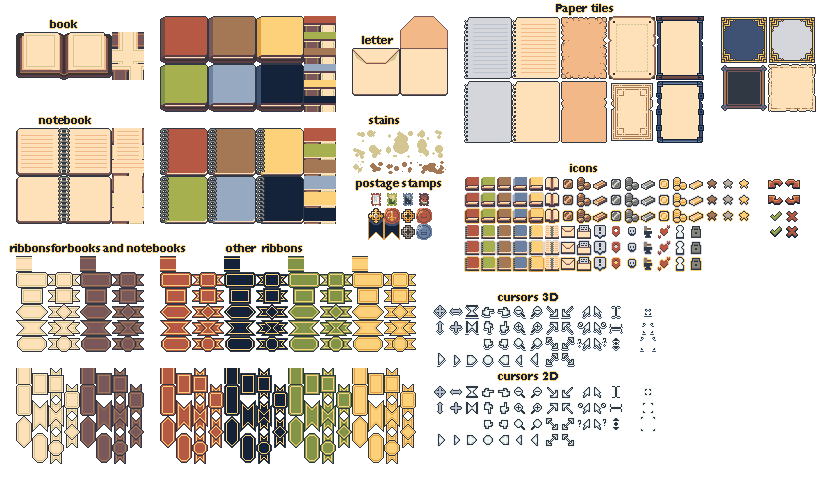
#> input picture resources/Images/UI assets pack 2/UI books & more.png, 832 x 480 px, found by its file name
$ python build_ui_from_pack.py
#> lines starting #> are read from the running program, lines starting #| are printed output that depends on the picture
"""
build_ui_from_pack.py
Extracts and generates pixel-perfect UI textures directly from:
- resources/Images/UI assets pack 2/UI books & more.png
- resources/Images/UI assets pack 2/UI cooking.png

Features:
- Fundo mais de madeira: authentic horizontal mahogany wood planks with wood grain and gold filigree brackets.
- Esse azul: deep royal slate blue buttons with raised 3D pixel bevel, gold rims, and distinct tactile feedback.
- Recessed slots and gold-rimmed sliders.
"""
import os
from PIL import Image, ImageEnhance

BOOKS_PATH = r"resources/Images/UI assets pack 2/UI books & more.png"
COOKING_PATH = r"resources/Images/UI assets pack 2/UI cooking.png"
OUTPUT_DIR = r"resources/ui"
os.makedirs(OUTPUT_DIR, exist_ok=True)

books = Image.open(BOOKS_PATH).convert("RGBA")
#> books is the input picture: PIL image 832x480 RGBA; mean R, G, B, A 76.2, 66.9, 55.4, 115.4
cooking = Image.open(COOKING_PATH).convert("RGBA")
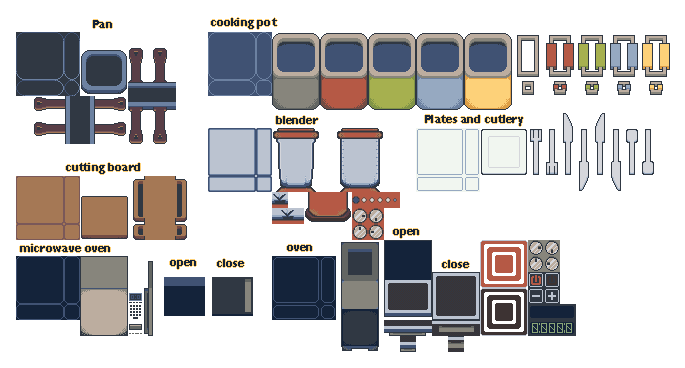
#> input picture resources/Images/UI assets pack 2/UI cooking.png, 685 x 368 px, found by its file name
#> cooking is the input picture: PIL image 685x368 RGBA; mean R, G, B, A 50.1, 48.1, 48.5, 110.8

print("Opened pack images successfully.")

# 1. Base card & Dock bar: (96x96) -> rich mahogany wood planks + gold filigree corner brackets
w, h = 96, 96
wood_card = Image.new("RGBA", (w, h), (0, 0, 0, 0))
#> wood_card: PIL image 96x96 RGBA; every value is 0

w_seam = (38, 22, 14, 255)       # dark seam between planks
w_shadow = (58, 34, 22, 255)     # bottom shadow of plank
w_grain = (78, 48, 32, 255)      # fine grain lines
w_base = (98, 62, 42, 255)       # rich mahogany base
w_mid = (118, 76, 52, 255)      # warm wood mid-tone
w_hi = (142, 94, 66, 255)        # top highlight bevel of plank

for y in range(4, h - 4):
    for x in range(4, w - 4):
        # 3 horizontal planks of 29px each (seamless horizontal tiling)
        py = (y - 4) % 29
        if py == 0:
            c = w_seam
        elif py == 1:
            c = w_hi
        elif py == 2:
            c = w_mid
        elif py == 28:
            c = w_shadow
        else:
            wave = int(2.0 * ((x % 32) / 32.0))
            gy = (y + wave) % 7
            if gy == 0:
                c = w_grain
            elif gy == 1:
                c = w_mid
            elif ((x * 11 + y * 17) % 31 == 0):
                c = w_grain
            else:
                c = w_base
        wood_card.putpixel((x, y), c)
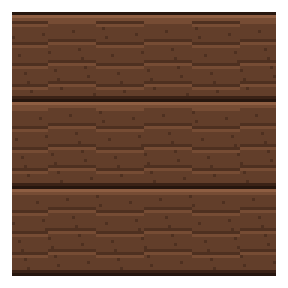
#> wood_card: PIL image 96x96 RGBA (shown 3 times larger); mean R, G, B, A 80.6, 51, 34.5, 214.3; transparent parts drawn white

# Ornate gold brackets from card_grey_gold (768, 16, 816, 64)
gold_src = books.crop((768, 16, 816, 64)).resize((96, 96), Image.NEAREST)
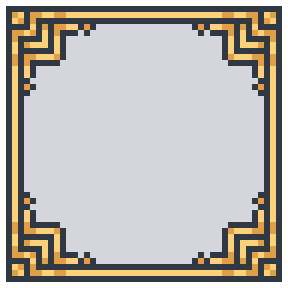
#> gold_src: PIL image 96x96 RGBA (shown 3 times larger); mean R, G, B, A 165, 160.9, 155, 234.2; transparent parts drawn white
for y in range(h):
    for x in range(w):
        cg = gold_src.getpixel((x, y))
        if cg[3] > 0 and not (cg[0] == 213 and cg[1] == 214 and cg[2] == 219):
            wood_card.putpixel((x, y), cg)
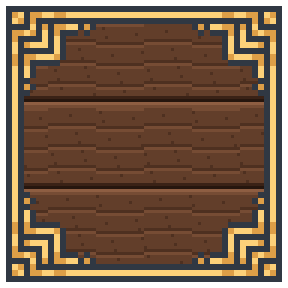
#> wood_card: PIL image 96x96 RGBA (shown 3 times larger); mean R, G, B, A 97.2, 71.8, 51.4, 234.2; transparent parts drawn white

wood_card.save(os.path.join(OUTPUT_DIR, "dock_bar.png"))
wood_card.save(os.path.join(OUTPUT_DIR, "panel_card.png"))
print("Saved dock_bar.png and panel_card.png (rich mahogany wood + gold)")

# 2. Action buttons: 'esse azul' with 3D bevel & gold rim (48x48)
def make_blue_btn(state='normal'):
#> called with state = 'normal'
    im = Image.new("RGBA", (48, 48), (0, 0, 0, 0))
#> im: PIL image 48x48 RGBA; every value is 0
    if state == 'normal':
        bg = (56, 75, 105, 255)      # 'esse azul' core
        hi = (96, 126, 172, 255)     # raised bevel highlight
        sh = (30, 42, 60, 255)       # raised bevel shadow
        rim_dark = (120, 85, 45, 255)
        rim_mid = (195, 145, 60, 255)
        rim_light = (245, 195, 95, 255)
        stud = (255, 220, 130, 255)
    elif state == 'hover':
        bg = (76, 102, 142, 255)
        hi = (128, 162, 218, 255)
        sh = (44, 60, 84, 255)
        rim_dark = (150, 105, 55, 255)
        rim_mid = (225, 170, 75, 255)
        rim_light = (255, 225, 125, 255)
        stud = (255, 245, 175, 255)
    elif state == 'pressed':
        bg = (40, 54, 76, 255)
        hi = (24, 34, 50, 255)       # inverted: top is shadow
        sh = (78, 104, 144, 255)     # inverted: bottom is highlight
        rim_dark = (95, 68, 36, 255)
        rim_mid = (165, 120, 50, 255)
        rim_light = (210, 160, 70, 255)
        stud = (215, 170, 90, 255)
    elif state == 'active':
        bg = (52, 92, 150, 255)      # radiant royal blue
        hi = (130, 185, 255, 255)
        sh = (28, 52, 90, 255)
        rim_dark = (185, 130, 40, 255)
        rim_mid = (245, 190, 65, 255)
        rim_light = (255, 235, 120, 255)
        stud = (255, 255, 190, 255)

    for y in range(48):
        for x in range(48):
            if (x == 0 or x == 47) and (y == 0 or y == 47):
                continue
            if (x <= 1 or x >= 46) and (y <= 1 or y >= 46):
                im.putpixel((x, y), stud)
                continue
            if x <= 2 or x >= 45 or y <= 2 or y >= 45:
                if y <= 1 or x <= 1:
                    im.putpixel((x, y), rim_light)
                elif y >= 46 or x >= 46:
                    im.putpixel((x, y), rim_dark)
                else:
                    im.putpixel((x, y), rim_mid)
                continue
            if x <= 4 or y <= 4:
                im.putpixel((x, y), hi)
            elif x >= 43 or y >= 43:
                im.putpixel((x, y), sh)
            else:
                im.putpixel((x, y), bg)
    return im

btn_norm = make_blue_btn('normal')
btn_hov = make_blue_btn('hover')
btn_press = make_blue_btn('pressed')
btn_act = make_blue_btn('active')

btn_norm.save(os.path.join(OUTPUT_DIR, "btn_dark.png"))
btn_hov.save(os.path.join(OUTPUT_DIR, "btn_dark_hover.png"))
btn_press.save(os.path.join(OUTPUT_DIR, "btn_dark_pressed.png"))
btn_act.save(os.path.join(OUTPUT_DIR, "btn_dark_active.png"))
print("Saved btn_dark states (48x48, blue + 3D bevel + gold rim)")

# 3. Close Button (48x48)
cross1_raw = books.crop((784, 208, 800, 224)) # 16x16
cross2_raw = books.crop((784, 224, 800, 240)) # 16x16 pressed

cross_white = Image.new("RGBA", (16, 16), (0, 0, 0, 0))
#> cross_white: PIL image 16x16 RGBA; every value is 0
for y in range(16):
    for x in range(16):
        r, g, b, a = cross1_raw.getpixel((x, y))
        if a > 0:
            if r > 100:
                cross_white.putpixel((x, y), (255, 255, 255, a))
            else:
                cross_white.putpixel((x, y), (15, 20, 30, a))

cross_white_hover = Image.new("RGBA", (16, 16), (0, 0, 0, 0))
for y in range(16):
    for x in range(16):
        r, g, b, a = cross1_raw.getpixel((x, y))
        if a > 0:
            if r > 100:
                cross_white_hover.putpixel((x, y), (255, 130, 130, a))
            else:
                cross_white_hover.putpixel((x, y), (15, 20, 30, a))
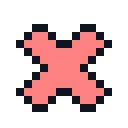
#> cross_white_hover: PIL image 16x16 RGBA (shown 8 times larger); mean R, G, B, A 57.8, 31.1, 32.4, 89.6; transparent parts drawn white

cross_w24 = cross_white.resize((24, 24), Image.NEAREST)
cross_w24_hov = cross_white_hover.resize((24, 24), Image.NEAREST)
cross_w24_press = cross2_raw.resize((24, 24), Image.NEAREST)

btn_close = btn_norm.copy()
btn_close.paste(cross_w24, (12, 12), cross_w24)
btn_close.save(os.path.join(OUTPUT_DIR, "btn_close.png"))

btn_close_hov = btn_hov.copy()
btn_close_hov.paste(cross_w24_hov, (12, 12), cross_w24_hov)
btn_close_hov.save(os.path.join(OUTPUT_DIR, "btn_close_hover.png"))

btn_close_press = btn_press.copy()
btn_close_press.paste(cross_w24_press, (12, 13), cross_w24_press)
btn_close_press.save(os.path.join(OUTPUT_DIR, "btn_close_pressed.png"))
print("Saved btn_close states (48x48)")

# 4. Input Field: recessed blue-slate with gold rim (48x32)
inp = Image.new("RGBA", (48, 32), (0, 0, 0, 0))
#> inp: PIL image 48x32 RGBA; every value is 0
for y in range(32):
    for x in range(48):
        if (x == 0 or x == 47) and (y == 0 or y == 31):
            continue
        if x <= 1 or x >= 46 or y <= 1 or y >= 30:
            if y >= 30 or x >= 46:
                inp.putpixel((x, y), (210, 160, 70, 255))
            else:
                inp.putpixel((x, y), (110, 78, 40, 255))
        elif y <= 3:
            inp.putpixel((x, y), (20, 28, 42, 255))
        else:
            inp.putpixel((x, y), (30, 42, 60, 255))
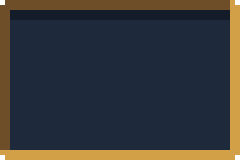
#> inp: PIL image 48x32 RGBA (shown 5 times larger); mean R, G, B, A 54.9, 56.3, 57.9, 254.3; transparent parts drawn white
inp.save(os.path.join(OUTPUT_DIR, "input_field.png"))
print("Saved input_field.png")

# 5. Slider Track: recessed blue-slate groove (48x12)
trk = Image.new("RGBA", (48, 12), (0, 0, 0, 0))
for y in range(12):
    for x in range(48):
        if (x == 0 or x == 47) and (y == 0 or y == 11):
            continue
        if x <= 1 or x >= 46 or y <= 1 or y >= 10:
            if y >= 10:
                trk.putpixel((x, y), (195, 145, 60, 255))
            else:
                trk.putpixel((x, y), (90, 60, 30, 255))
        elif y <= 3:
            trk.putpixel((x, y), (18, 24, 36, 255))
        else:
            trk.putpixel((x, y), (28, 38, 54, 255))
trk.save(os.path.join(OUTPUT_DIR, "slider_track.png"))
print("Saved slider_track.png")

# 6. Badges and Ribbons: blue ribbon with gold border (64x32)
ribbon_navy_raw = books.crop((224, 272, 256, 288))
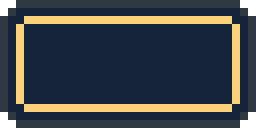
#> ribbon_navy_raw: PIL image 32x16 RGBA (shown 8 times larger); mean R, G, B, A 56.9, 62.1, 67, 249; transparent parts drawn white
ribbon_2x = ribbon_navy_raw.resize((64, 32), Image.NEAREST)
ribbon_2x.save(os.path.join(OUTPUT_DIR, "badge_dark.png"))
ribbon_2x.save(os.path.join(OUTPUT_DIR, "header_ribbon.png"))
print("Saved badge_dark.png and header_ribbon.png")
